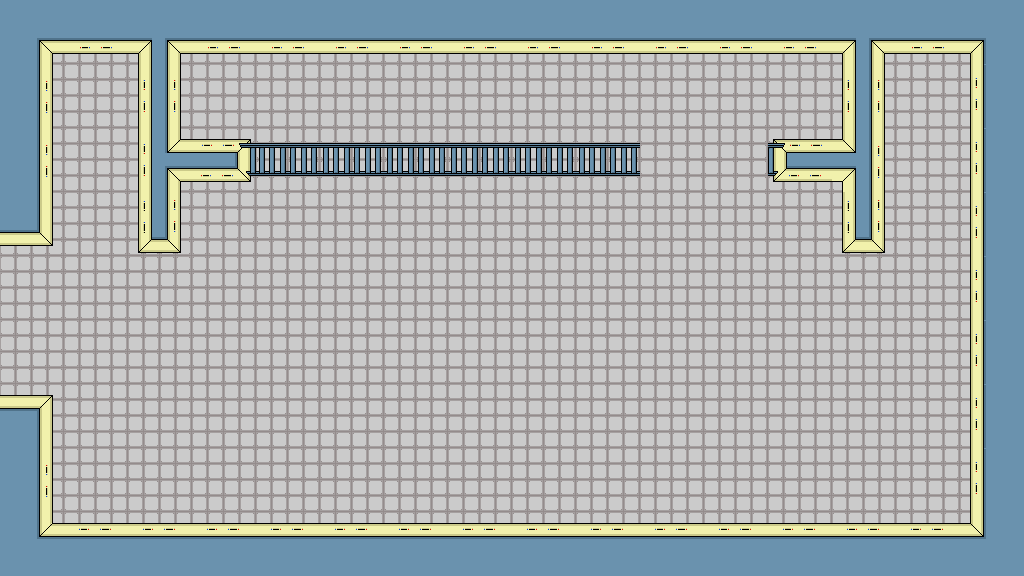

This is a level from a 2D game, rendered from its Tiled map with the project's own tilesets. A one-line summary and the complete map file follow:
An orthogonal 16x9 tile map with 64x64 px tiles, 1 tile layer (Tile Layer 1).

<map version="1.0" orientation="orthogonal" width="16" height="9" tilewidth="64" tileheight="64">
 <tileset firstgid="1" name="backgroundTiles" tilewidth="64" tileheight="64">
  <image source="../backgroundTiles.png" width="12480" height="64" />
 </tileset>
 <layer name="Tile Layer 1" width="16" height="9">
  <data encoding="csv">
120,121,123,121,121,121,121,121,121,121,121,121,121,123,121,124,
135,5,127,5,5,5,5,5,5,5,5,5,5,127,5,139,
135,5,128,145,146,146,146,146,146,146,5,5,147,143,5,139,
191,5,137,5,5,5,5,5,5,5,5,5,5,137,5,139,
5,5,5,5,5,5,5,5,5,5,5,5,5,5,5,139,
5,5,5,5,5,5,5,5,5,5,5,5,5,5,5,139,
189,5,5,5,5,5,5,5,5,5,5,5,5,5,5,139,
135,5,5,5,5,5,5,5,5,5,5,5,5,5,5,139,
140,142,142,142,142,142,142,142,142,142,142,142,142,142,142,144
</data>
 </layer>
</map>
